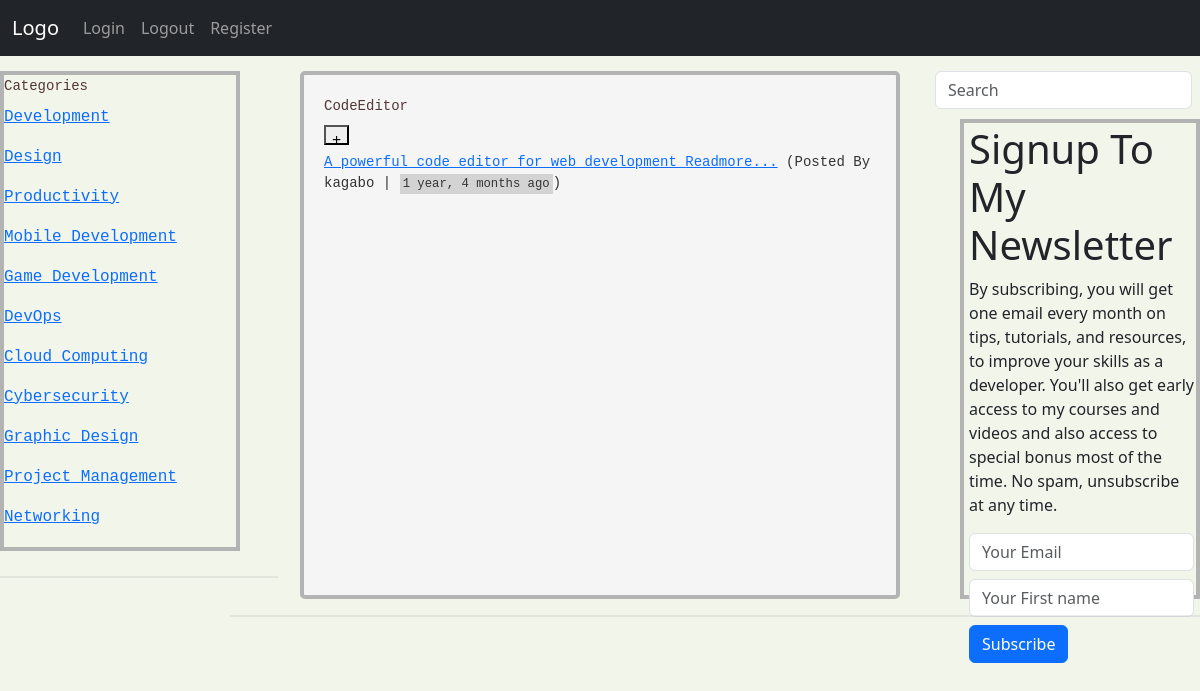
The page /tool-detail/1 on the database its author committed.
### webtool/models.py (models this page shows, shortened)
class Category(models.Model):
    name = models.CharField(max_length=120, unique=True)

class Tool(models.Model):
    name = models.CharField(max_length=128)
    description = models.TextField()
    category = models.ForeignKey("Category", on_delete=models.SET_NULL, null=True)
    tag = models.ForeignKey("Tag", on_delete=models.SET_NULL, null=True)
    download_link = models.URLField(max_length=200, default='https://www.example.com')
    image = models.ImageField(upload_to='media/images/', null=True, blank=True)
    license = models.CharField(max_length=100)
    owner = models.ForeignKey(User, on_delete=models.SET_NULL, null=True)
    def __str__(self):
        return self.name

### webtool/views.py (the view)
# urls.py: path("tool-detail/<int:pk>", tool_detail_for_anonymous_user, name='tool_detail_for_anonymous_user'),
def tool_detail_for_anonymous_user(request, pk):
    tool = get_object_or_404(Tool, id=pk)
    reviews = ""
    favorites = ""
    categories = Category.objects.all()
    ctx = {'tool': tool, "favorites":favorites, "categories":categories, "reviews":reviews}
    return render(request, 'webtool/tool_detail_for_anonymous_user.html', ctx)

### webtool/templates/webtool/tool_detail_for_anonymous_user.html (shortened to what this page needs)
{% extends 'webtool/base.html' %}
{% block content %}
{% include 'webtool/nav.html' %}
{% if tool %}
<div class="search ">
    <form class="d-flex">
        <input class="form-control me-2" type="text" placeholder="Search">
    </form>
</div>
<div class="divnin">
    <div class="div-category" style="overflow-y: scroll;">
        <h3>Categories</h3>
        {%if categories %}
        {%for category in categories %}
        <p> <a href="">{{category.name}}</a> </p>
        {%endfor%}
        {%endif%}
    </div>
    <div class="div-tool" style="overflow-y: scroll;">
        <h3>{{tool}}</h3>
        <button title="Add To Favolite" style="height: 20px;">+</button>
        <p><a href="">{{tool.description}} Readmore...</a>
            <span>(Posted By {%if tool.owner%}{{tool.owner}} {%else%} N/A{%endif%} |
                <small>1 year, 4 months ago</small>)</span>
        </p>
    </div>
    <div class="div-favolite mt-5" style="height: 30em; padding: 2px 2px 2px 5px ;">
        <h1>Signup To My Newsletter</h1>
        <span>
            By subscribing, you will get one email every month on tips,
            tutorials, and resources, to improve your skills as a developer.
            You'll also get early access to my courses and videos and also access to special bonus most of the time.
            No spam, unsubscribe at any time.
        </span>
        <form class="mt-3">
            <input class="form-control me-2 mb-2" type="email" placeholder="Your Email">
            <input class="form-control me-2 mb-2" type="text" placeholder="Your First name">
            <button class="btn btn-primary" type="button">Subscribe</button>
        </form>
    </div>
</div>
<div>
    <hr style="width: 278px; position: absolute; left: 0; top: 35em; border: 1px solid rgb(179, 179, 179);">
</div>
<div>
    <hr style="width: 970px; position: absolute; right: 0; top:auto; border: 1px solid rgb(179, 179, 179);">
</div>
{% else %}
<p>No tools </p>
{%endif%}
{% endblock content %}

### webtool/static/css/style.css (style rules this page uses)
.divnin { width: 100%; height: auto; margin-top: 10px; display: flex; justify-content: space-between; }
.div-category { width: 20%; height: 30em; border: 4px solid rgb(179, 179, 179); }
.div-tool { width: 50%; height: auto; border: 4px solid rgb(179, 179, 179); background-color: #f5f5f5; padding: 20px; border-radius: 5px; }
.div-tool p { font-size: 14px; line-height: 1.5; color: #333; }
.div-favolite { width: 20%; height: 25em; border: 4px solid rgb(179, 179, 179); margin-top: 35px; position: relative; top: auto; }
.search { position: absolute; right: 0; z-index: 1; }
h3 { color: rgb(83, 54, 54); font-family: monospace; font-size: 14px; line-height: 22px; }
p { font-family: monospace; }
small { background-color: lightgray; padding: 3px; }

### rows shown on the page
Category: name "Development"
Category: name "Design"
Category: name "Productivity"
Category: name "Mobile Development"
Category: name "Game Development"
Category: name "DevOps"
Category: name "Cloud Computing"
Category: name "Cybersecurity"
Category: name "Graphic Design"
Category: name "Project Management"
Category: name "Networking"
Tool: name "CodeEditor", description "A powerful code editor for web development", owner "kagabo"
